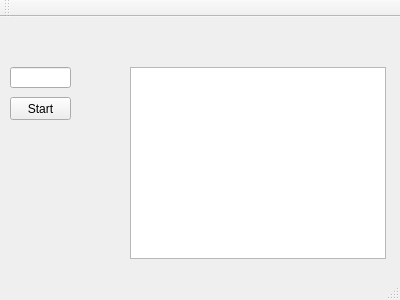
<?xml version="1.0" encoding="UTF-8"?>
<ui version="4.0">
 <class>qtserver</class>
 <widget class="QMainWindow" name="qtserver">
  <property name="geometry">
   <rect>
    <x>0</x>
    <y>0</y>
    <width>400</width>
    <height>300</height>
   </rect>
  </property>
  <property name="windowTitle">
   <string>qtserver</string>
  </property>
  <widget class="QWidget" name="centralWidget">
   <widget class="QLineEdit" name="lineEdit">
    <property name="geometry">
     <rect>
      <x>10</x>
      <y>50</y>
      <width>61</width>
      <height>21</height>
     </rect>
    </property>
   </widget>
   <widget class="QPushButton" name="StartServer">
    <property name="geometry">
     <rect>
      <x>10</x>
      <y>80</y>
      <width>61</width>
      <height>23</height>
     </rect>
    </property>
    <property name="text">
     <string>Start</string>
    </property>
   </widget>
   <widget class="QTextBrowser" name="textBrowser">
    <property name="geometry">
     <rect>
      <x>130</x>
      <y>50</y>
      <width>256</width>
      <height>192</height>
     </rect>
    </property>
   </widget>
  </widget>
  <widget class="QMenuBar" name="menuBar">
   <property name="geometry">
    <rect>
     <x>0</x>
     <y>0</y>
     <width>400</width>
     <height>21</height>
    </rect>
   </property>
  </widget>
  <widget class="QToolBar" name="mainToolBar">
   <attribute name="toolBarArea">
    <enum>TopToolBarArea</enum>
   </attribute>
   <attribute name="toolBarBreak">
    <bool>false</bool>
   </attribute>
  </widget>
  <widget class="QStatusBar" name="statusBar"/>
 </widget>
 <layoutdefault spacing="6" margin="11"/>
 <resources/>
 <connections/>
</ui>
